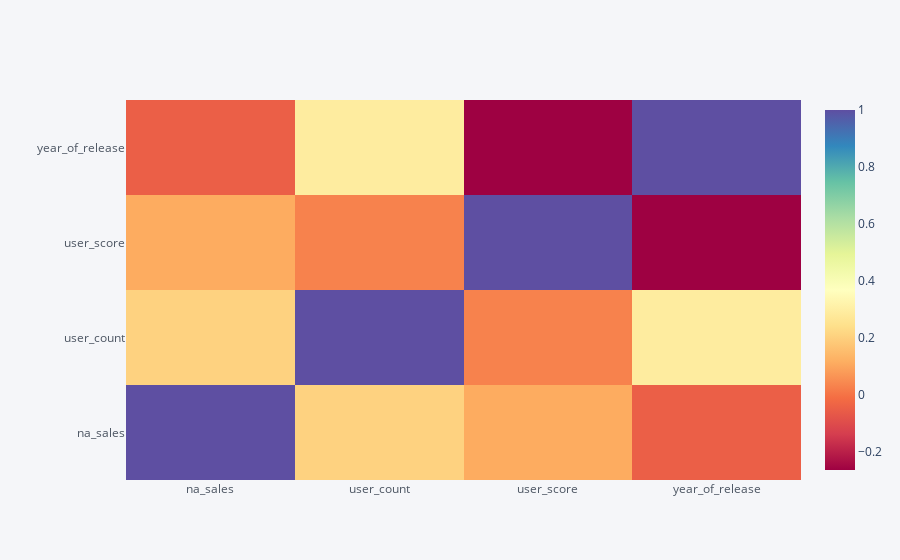

Notebook source saved alongside this figure:
### Code cell
#Variables que no tienen multicolinealidad
df[var_reduced].corr().iplot(kind="heatmap",colorscale='spectral')

### Figure 1 — Plotly figure (JSON) as saved in the notebook; plotly's stock layout.template omitted (floating-point values rounded to 4 significant figures)
{"data": [{"colorscale": [[0, "rgb(158,1,66)"], [0.1, "rgb(213,62,79)"], [0.2, "rgb(244,109,67)"], [0.3, "rgb(253,174,97)"], [0.4, "rgb(254,224,139)"], [0.5, "rgb(255,255,191)"], [0.6, "rgb(230,245,152)"], [0.7, "rgb(171,221,164)"], [0.8, "rgb(102,194,165)"], [0.9, "rgb(50,136,189)"], [1, "rgb(94,79,162)"]], "type": "heatmap", "x": ["na_sales", "user_count", "user_score", "year_of_release"], "y": ["na_sales", "user_count", "user_score", "year_of_release"], "z": [[1, 0.2083, 0.1116, -0.0482], [0.2083, 1, 0.03013, 0.2903], [0.1116, 0.03013, 1, -0.2625], [-0.0482, 0.2903, -0.2625, 1]], "zmax": 1, "zmin": -0.2625}], "layout": {"legend": {"bgcolor": "#F5F6F9", "font": {"color": "#4D5663"}}, "paper_bgcolor": "#F5F6F9", "plot_bgcolor": "#F5F6F9", "title": {"font": {"color": "#4D5663"}}, "xaxis": {"gridcolor": "#E1E5ED", "showgrid": true, "tickfont": {"color": "#4D5663"}, "title": {"font": {"color": "#4D5663"}, "text": ""}, "zerolinecolor": "#E1E5ED"}, "yaxis": {"gridcolor": "#E1E5ED", "showgrid": true, "tickfont": {"color": "#4D5663"}, "title": {"font": {"color": "#4D5663"}, "text": ""}, "zerolinecolor": "#E1E5ED"}}}
